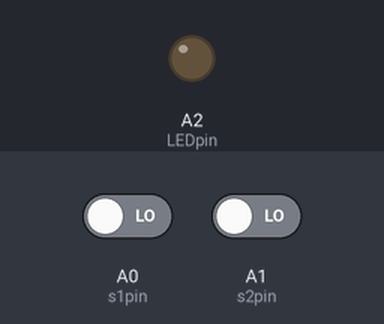
The sketch below on a simulated Particle Photon. Shown: output pins drawn as LEDs (lit = HIGH). The test bench sets the inputs (shaded band); at power-on: A1 (s2pin) LOW, A0 (s1pin) LOW.

Above: at 1.2 s.
1.3 s: A1 (s2pin) driven HIGH
At 1.7 s:
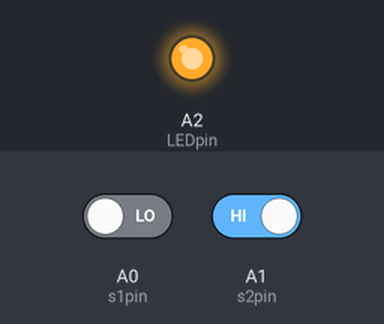
2.8 s: A1 (s2pin) driven LOW
At 4.4 s:
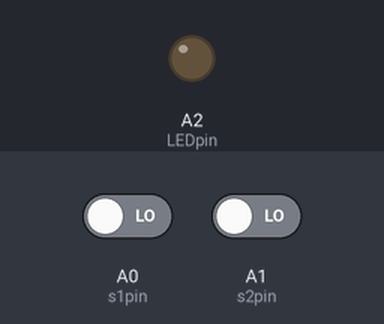
Timing chart, 0 to 5.9 s (numbered marks = the images above; inputs shaded):
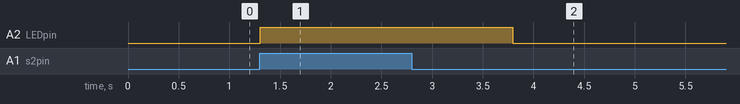

Measured:
- after the input at 1.3 s, A2 (LEDpin): LOW → HIGH at once
- after the input at 2.8 s, A2 (LEDpin): HIGH → LOW after 0.99 s

The sketch:

sound_range_led.ino
```cpp
// 1 LIBRARIES, INITIAL SETTINGS AND DEFINITIONS
#include "math.h"
#include <Particle.h>

//--------------------------------------------------
// 1.1 DEVICE VARIABLES AND FUNCTIONS DECLARATIONS

int sample_rate = .01 * 1000; //milliseconds (10 ms between checks)
int hold_time = 1 * 1000;     //milliseconds the LED stays on after the signal goes off (1 second)

//1.2 USER VARIABLES TO SET
int s1pin = A0;  //sound sensor 1 OUT pin (pot set to the LOWER sound level)
int s2pin = A1;  //sound sensor 2 OUT pin (pot set to the HIGHER sound level)
int LEDpin = A2; //LED pin (LEDpin->~100-200ohm resistor->Ground)

int s1reading = 0;
int s2reading = 0;
int ledstate = 0;
int holdcount = 0;                      //loops left to keep the LED on
int holdloops = hold_time / sample_rate; //how many loops make up the hold time (100)

int inRange(int, int);
void lightControl(int, int);

//--------------------------------------------------
// 2 SETUP - RUNS ONLY ONCE
void setup()
{
    // 2.1 WHICH PINS ARE INPUT, WHICH ARE OUTPUT
    pinMode(s1pin, INPUT);   // input from sound sensor 1
    pinMode(s2pin, INPUT);   // input from sound sensor 2
    pinMode(LEDpin, OUTPUT); // output to the LED

    // 2.2 THE STATUS FOR THE VARIABLES THAT YOU WANT REPORTED IN THE PARTICLE CONSOLE / PHONE APP
    Particle.variable("s1_reading", s1reading);
    Particle.variable("s2_reading", s2reading);
    Particle.variable("LED_state", ledstate);
    // 2.3 FUNCTIONS THAT YOU CAN ACTUATE OR EDIT DIRECTLY IN PARTICLE CONSOLE / PHONE APP
}

//--------------------------------------------------
// 3 LOOP
void loop()
{
    s1reading = digitalRead(s1pin);  // LOW = sound detected, HIGH = quiet
    s2reading = digitalRead(s2pin);

    int shouldBeOn = inRange(s1reading, s2reading);  // 1 = sound is in range right now
    lightControl(shouldBeOn, LEDpin);                // runs every loop, handles the hold

    delay(sample_rate);
}

//--------------------------------------------------
// 4 FUNCTIONS
// 4.1 Check whether the light should be on (does NOT touch the LED)
// Returns 1 when sensor 1 hears sound (LOW) and sensor 2 does not (HIGH), otherwise 0
int inRange(int firstReading, int secondReading)
{
    if (firstReading == LOW && secondReading == HIGH) {
        return 1;
    }
    else {
        return 0;
    }
}

// 4.2 Control the light, keeping it on for the hold time after the signal goes off
void lightControl(int shouldBeOn, int lightPin)
{
    if (shouldBeOn == 1) {
        holdcount = holdloops;      // signal is on: restart the hold timer
    }
    else if (holdcount > 0) {
        holdcount = holdcount - 1;  // signal is off: count down the extra second
    }

    if (holdcount > 0) {
        digitalWrite(lightPin, HIGH);
        ledstate = 1;
    }
    else {
        digitalWrite(lightPin, LOW);
        ledstate = 0;
    }
}
```
